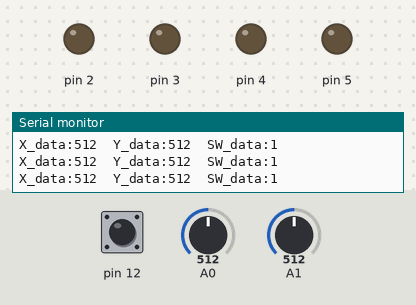
A sketch run on a simulated Arduino Uno, built with avr-gcc and run on an emulated ATmega328P. On the bench: output pins drawn as LEDs (lit = HIGH), the last lines printed to the serial monitor. The inputs (shaded band) are chosen by the test bench; at power-on: A0 = 512, A1 = 512, pin 12 HIGH.

Above: at 1.2 s.
1.3 s: A0 set to 549
At 2.4 s:
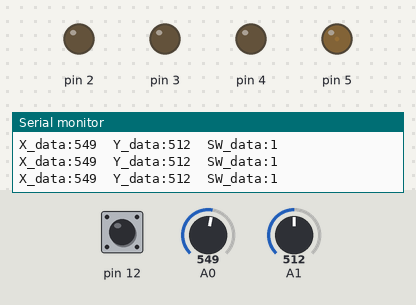
2.9 s: A1 set to 249
4.4 s: A1 set to 228
At 5.7 s:
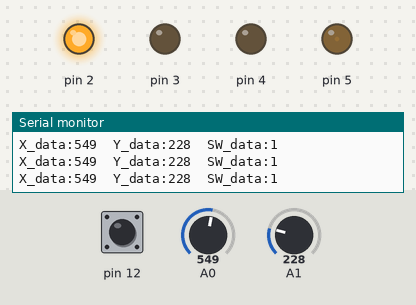
6.0 s: A1 set to 570
At 7.3 s:
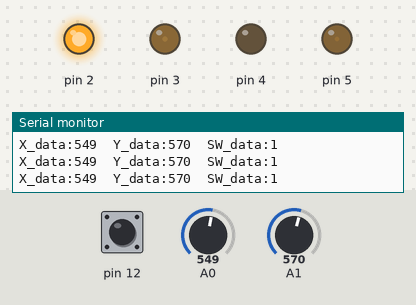
7.6 s: A1 set to 498
10.6 s: A1 set to 463
At 11.3 s:
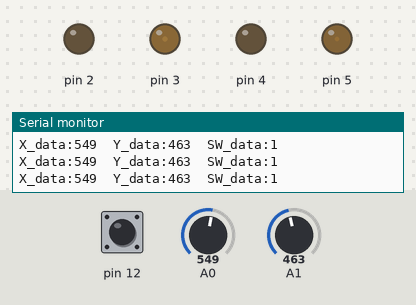
Timing chart, 0 to 13.2 s (numbered marks = the images above; inputs shaded):
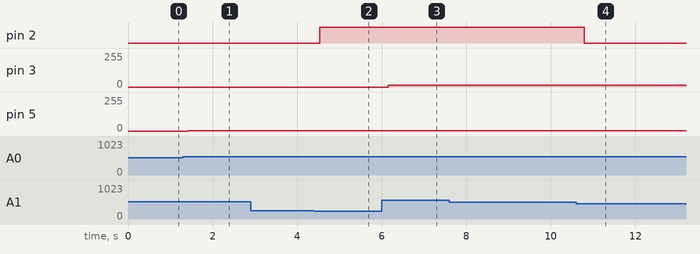

The sketch:

LED_brightness_with_Joystick.ino
```cpp
int X = A0;
int Y = A1;
int SW = 12;
int LED = 2;


void setup()
{
 pinMode(12,INPUT);
 pinMode(A0,INPUT);
 pinMode(A1, INPUT);
 pinMode(2,OUTPUT);
 pinMode(3,OUTPUT);
 pinMode(4,OUTPUT);
 pinMode(5,OUTPUT);
 digitalWrite(12,HIGH);
 Serial.begin(9600);
}

void loop()
{
  int X_data = analogRead(A0);
  int Y_data = analogRead(A1);
  int SW_data = digitalRead(12);
  Serial.print("X_data:");
  Serial.print(X_data);
  Serial.print("\t");
  Serial.print("Y_data:");
  Serial.print(Y_data);
  Serial.print("\t");
  Serial.print("SW_data:");
  Serial.println(SW_data);
  delay(100);

if(Y_data <= 480)
{
  int brightness_L = map(Y_data, 480,0,0,255);
  analogWrite(2,brightness_L);
}
else if(Y_data >= 560 )
{
  int brightness_R = map(Y_data,540,0,255,0);
  analogWrite(3,brightness_R);
}
else if(X_data <=480)
{
  int brightness_D = map(X_data,480,0,0,255);
  analogWrite(4,brightness_D);
}
else if(X_data >= 540)
{
  int brightness_F = map(X_data,540,0,255,0);
  analogWrite(5,brightness_F);
}
else
{
  digitalWrite(2,LOW);
  digitalWrite(3,LOW);
  digitalWrite(4,LOW);
  digitalWrite(5,LOW);
}


}
```

Measured:
- the behaviour switches between 240 and 239 on A1 (found by bisection; images 1 and 2)
- the behaviour switches between 481 and 480 on A1 (found by bisection; images 3 and 4)
- after the input at 1.3 s, pin 5: 0/255 → 3/255 after 0.11 s
- after the input at 4.4 s, pin 2: LOW → HIGH after 0.14 s
- after the input at 6.0 s, pin 3: 0/255 → 13/255 after 0.15 s
- after the input at 10.6 s, pin 2: HIGH → LOW after 0.19 s
